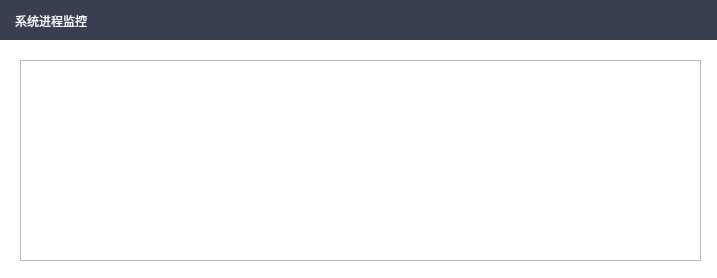
<?xml version="1.0" encoding="UTF-8"?>
<ui version="4.0">
 <class>currentThreadDialog</class>
 <widget class="QDialog" name="currentThreadDialog">
  <property name="geometry">
   <rect>
    <x>0</x>
    <y>0</y>
    <width>717</width>
    <height>278</height>
   </rect>
  </property>
  <property name="windowTitle">
   <string>Dialog</string>
  </property>
  <property name="styleSheet">
   <string notr="true">QWidget#currentThreadDialog{
	background-color: rgb(255, 255, 255);
}</string>
  </property>
  <widget class="QWidget" name="widget" native="true">
   <property name="geometry">
    <rect>
     <x>0</x>
     <y>0</y>
     <width>717</width>
     <height>40</height>
    </rect>
   </property>
   <property name="minimumSize">
    <size>
     <width>550</width>
     <height>40</height>
    </size>
   </property>
   <property name="styleSheet">
    <string notr="true">QWidget#widget{
	background-color: rgb(55, 63, 81);
}</string>
   </property>
   <widget class="QLabel" name="lab_title">
    <property name="geometry">
     <rect>
      <x>15</x>
      <y>8</y>
      <width>121</width>
      <height>25</height>
     </rect>
    </property>
    <property name="styleSheet">
     <string notr="true">font: 75 14pt &quot;Agency FB&quot;;
background-color: rgb(55, 63, 81);
color: rgb(255, 255, 255);</string>
    </property>
    <property name="text">
     <string>系统进程监控</string>
    </property>
   </widget>
   <widget class="QPushButton" name="btn_close">
    <property name="geometry">
     <rect>
      <x>677</x>
      <y>0</y>
      <width>40</width>
      <height>40</height>
     </rect>
    </property>
    <property name="focusPolicy">
     <enum>Qt::StrongFocus</enum>
    </property>
    <property name="styleSheet">
     <string notr="true">QToolTip{border:1px solid rgb(118, 118, 118); background-color: #ffffff; color:#484848; font-size:12px;}
QPushButton:hover{border: no;
background-image:url(:/images/btnClose_mini.png);}
QPushButton{border: no;
background-image: url(:/images/btnClose_mini_norm.png);}</string>
    </property>
    <property name="text">
     <string/>
    </property>
   </widget>
  </widget>
  <widget class="QTableWidget" name="tableWidget">
   <property name="geometry">
    <rect>
     <x>20</x>
     <y>60</y>
     <width>681</width>
     <height>201</height>
    </rect>
   </property>
  </widget>
 </widget>
 <resources/>
 <connections/>
</ui>
